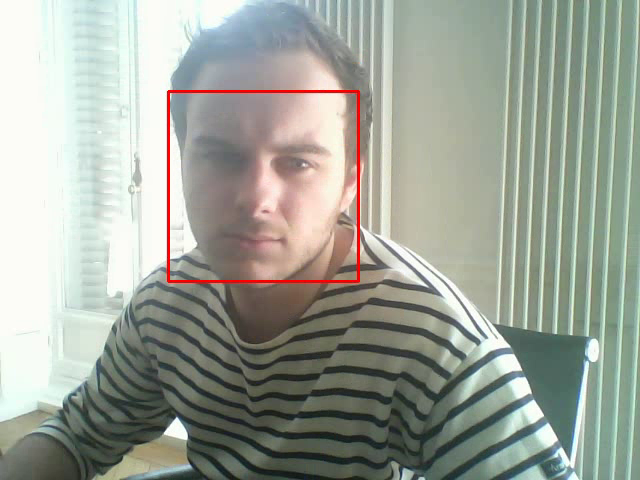
#> input picture frame 5 of computer-vision/smile-detection/output.avi, 640 x 480 px, given in place of the camera
$ python smile-detection.py   (older library calls are emulated)
#> lines starting #> are read from the running program, lines starting #| are printed output that depends on the picture; after the words box and inside, x2 and y2 are one past the last pixel; in counts of white or black regions, pixels touching at a corner belong together
import cv2
import numpy as np
import sys

facePath = "haarcascade_frontalface_default.xml"
smilePath = "haarcascade_smile.xml"
faceCascade = cv2.CascadeClassifier(facePath)
smileCascade = cv2.CascadeClassifier(smilePath)

cap = cv2.VideoCapture(0)
cap.set(3,640)
cap.set(4,480)

fourcc = cv2.VideoWriter_fourcc(*'XVID')
out = cv2.VideoWriter('output.avi',fourcc, 20.0, (640,480))

sF = 1.05

while True:

    ret, frame = cap.read() # Capture frame-by-frame
#> frame is the input picture: shape (480, 640, 3); mean B, G, R 153.2, 163.4, 158.3
    img = frame
    gray = cv2.cvtColor(frame, cv2.COLOR_BGR2GRAY)
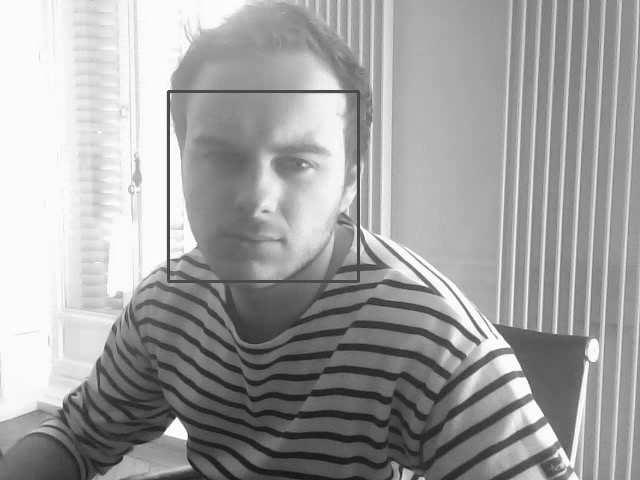
#> gray: shape (480, 640); min 20, max 255, mean 160.7

    faces = faceCascade.detectMultiScale(
        gray,
        scaleFactor= sF,
        minNeighbors=8,
        minSize=(55, 55),
        flags=cv2.CASCADE_SCALE_IMAGE
    )
#> faces = [[169, 93, 188, 188]]
    # ---- Draw a rectangle around the faces

    for (x, y, w, h) in faces:
        cv2.rectangle(frame, (x, y), (x+w, y+h), (0, 0, 255), 2)
        roi_gray = gray[y:y+h, x:x+w]
        roi_color = frame[y:y+h, x:x+w]

        smile = smileCascade.detectMultiScale(
            roi_gray,
            scaleFactor= 1.7,
            minNeighbors=22,
            minSize=(25, 25),
            flags=cv2.CASCADE_SCALE_IMAGE
            )

        # Set region of interest for smiles
        for (x, y, w, h) in smile:
            print("Found", len(smile), "smiles!")
            cv2.rectangle(roi_color, (x, y), (x+w, y+h), (255, 0, 0), 1)
#> this loop made 1 pass
#> pass 1, `roi_gray = gray[y:y+h, x:x+w]`:
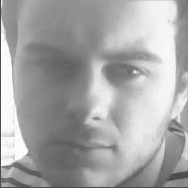
#> roi_gray: shape (188, 188); min 66, max 255, mean 166
#> pass 1, `roi_color = frame[y:y+h, x:x+w]`:
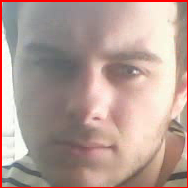
#> roi_color: shape (188, 188, 3); mean B, G, R 149.5, 157.3, 182
#> after the loop:
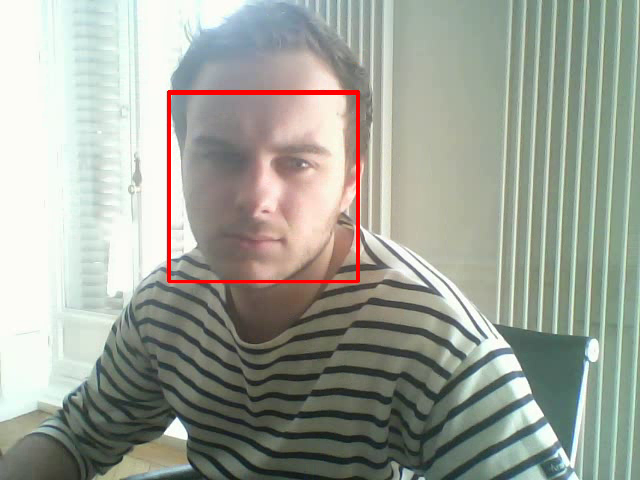
#> frame: shape (480, 640, 3); 0.73% of pixels changed, all inside (x1, y1, x2, y2) = (168, 92, 359, 283)
            #print "!!!!!!!!!!!!!!!!!"

    #cv2.cv.Flip(frame, None, 1)
    out.write(frame)
    cv2.imshow('Smile Detector', frame)
    c = cv2.waitKey(7) % 0x100
#> (key Esc is pressed here)
    if c == 27:
        break

cap.release()
cv2.destroyAllWindows()

$ run again, starting later in the video
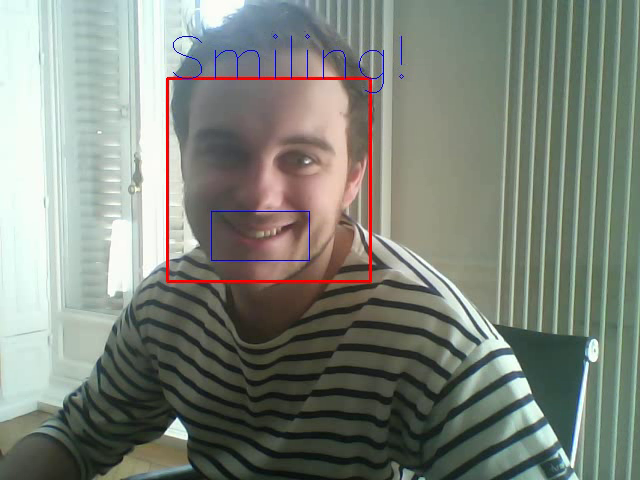
#> input picture frame 25 of computer-vision/smile-detection/output.avi, 640 x 480 px, given in place of the camera
#> frame is the input picture: shape (480, 640, 3); mean B, G, R 123, 132.4, 126.3
#> faces = [[167, 77, 205, 205]]
#> the loop `for (x, y, w, h) in faces:` made 1 pass
#> pass 1, `roi_color = frame[y:y+h, x:x+w]`:
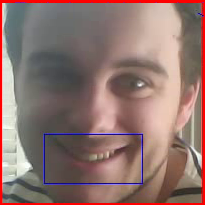
#> roi_color: shape (205, 205, 3); mean B, G, R 110.2, 115.5, 143.5
#> after the loop `for (x, y, w, h) in faces:`:
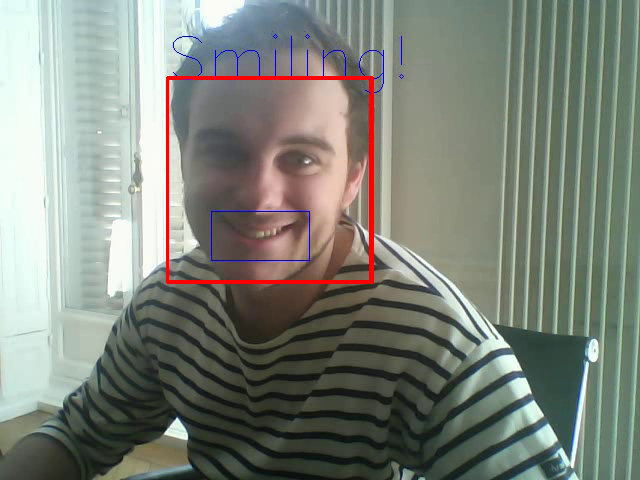
#> frame: shape (480, 640, 3); 0.79% of pixels changed, all inside (x1, y1, x2, y2) = (166, 76, 374, 284)

$ run again, starting later in the video
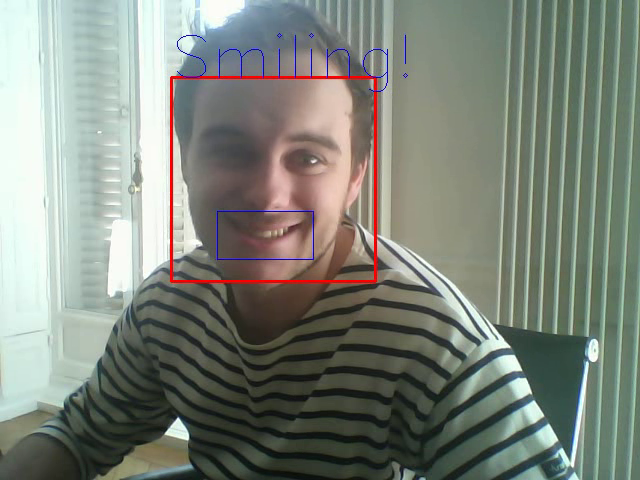
#> input picture frame 45 of computer-vision/smile-detection/output.avi, 640 x 480 px, given in place of the camera
#> frame is the input picture: shape (480, 640, 3); mean B, G, R 123.3, 132.8, 126.7
#> faces = [[172, 77, 204, 204]]
#> the loop `for (x, y, w, h) in faces:` made 1 pass
#> pass 1, `roi_color = frame[y:y+h, x:x+w]`:
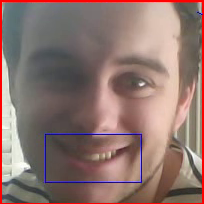
#> roi_color: shape (204, 204, 3); mean B, G, R 110.7, 116.4, 141.4
#> after the loop `for (x, y, w, h) in faces:`:
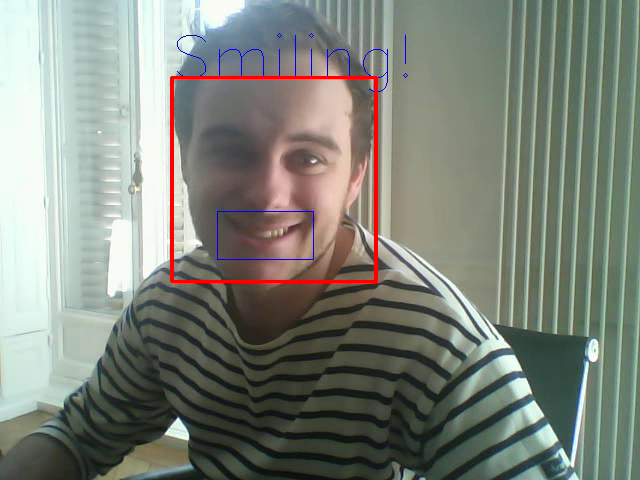
#> frame: shape (480, 640, 3); 0.79% of pixels changed, all inside (x1, y1, x2, y2) = (171, 76, 378, 283)
